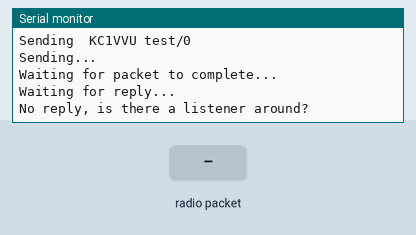
Recording of a sketch running on a simulated Arduino Uno, built with avr-gcc and run on an emulated ATmega328P. Shown: the last lines printed to the serial monitor. The test bench sets the inputs (shaded band). No radio packets arrive unless stated.

Above: at 1.3 s.
1.4 s: radio packet "1" arrives
At 4.1 s:
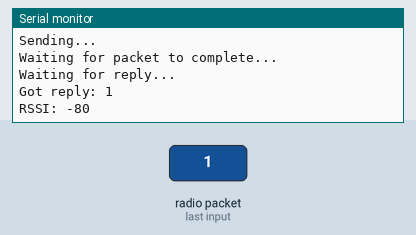
4.4 s: radio packet "0" arrives
At 5.8 s:
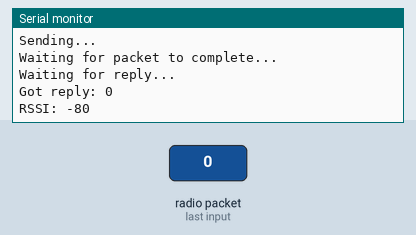
5.9 s: radio packet "2" arrives
At 8.2 s:
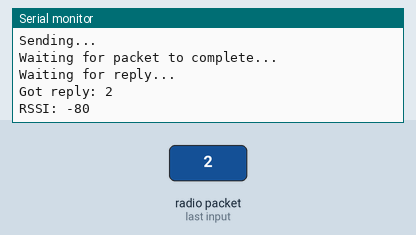
Timing chart, 0 to 9.7 s (numbered marks = the images above; inputs shaded):
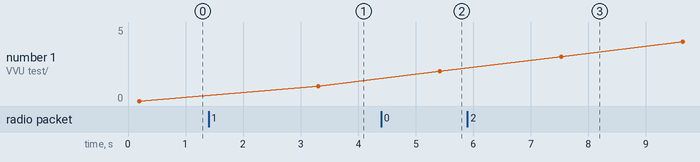

Measured:
- after the input at 1.4 s, the serial monitor: prints a new line after 2.0 s (image 1)
- after the input at 4.4 s, the serial monitor: prints a new line after 1.1 s (image 2)
- after the input at 5.9 s, the serial monitor: prints a new line after 1.7 s (image 3)
- plotted number 1: 2 → 5 after the input at 5.9 s

The sketch:

Ground.ino
```cpp
//TX Credit to adafruit
// LoRa 9x_TX
// -*- mode: C++ -*-
  // Example sketch showing how to create a simple messaging client (transmitter)
// reliability, so you should only use RH_RF95 if you do not need the higher
// level messaging abilities.
// It is designed to work with the other example LoRa9x_RX

#include <SPI.h>
#include <RH_RF95.h>
// #include <SD.h>

#define RFM95_CS 4
#define RFM95_RST 2
#define RFM95_INT 3
const int chipSelect = 5;
bool signal_received = 0;

// Change to 434.0 or other frequency, must match RX's freq!
#define RF95_FREQ 434.0

// Singleton instance of the radio driver
RH_RF95 rf95(RFM95_CS, RFM95_INT);

int Transmit_Counter = 1;

void setup()
{
  pinMode(RFM95_RST, OUTPUT);
  digitalWrite(RFM95_RST, HIGH);

  while (!Serial);
  Serial.begin(9600);
  delay(100);

  Serial.println("Arduino LoRa TX Test!");

  // manual reset
  digitalWrite(RFM95_RST, LOW);
  delay(10);
  digitalWrite(RFM95_RST, HIGH);
  delay(10);

  while (!rf95.init()) {
    Serial.println("LoRa radio init failed");
    while (1);
  }
  Serial.println("LoRa radio init OK!");

  // Defaults after init are 434.0MHz, modulation GFSK_Rb250Fd250, +13dbM
  if (!rf95.setFrequency(RF95_FREQ)) {
    Serial.println("setFrequency failed");
    while (1);
  }
  Serial.print("Set Freq to: "); Serial.println(RF95_FREQ);

  // Defaults after init are 434.0MHz, 13dBm, Bw = 125 kHz, Cr = 4/5, Sf = 128chips/symbol, CRC on

  // The default transmitter power is 13dBm, using PA_BOOST.
  // If you are using RFM95/96/97/98 modules which uses the PA_BOOST transmitter pin, then
  // you can set transmitter powers from 5 to 23 dBm:
  rf95.setTxPower(23, false);

  // Serial.print("Initializing SD card...");
  // // see if the card is present and can be initialized:
  // if (!SD.begin(chipSelect)) {
  //   Serial.println("Card failed, or not present");
  //   // don't do anything more:
  //   while (1)
  //     ;
  // }
  // Serial.println("card initialized.");
}

int16_t packetnum = 0;  // packet counter, we increment per xmission

void loop()
{
  Serial.println("Sending to rf95_server");
  // Send a message to rf95_server

  char radiopacket[20] = " KC1VVU test/      ";
  itoa(packetnum++, radiopacket+13, 10);
  Serial.print("Sending "); Serial.println(radiopacket);
  radiopacket[19] = 0;

  Serial.println("Sending..."); delay(10);
  rf95.send((uint8_t *)radiopacket, 20);

  Serial.println("Waiting for packet to complete..."); delay(10);
  rf95.waitPacketSent();
  // Now wait for a reply
  uint8_t buf[RH_RF95_MAX_MESSAGE_LEN];
  uint8_t len = sizeof(buf);

  Transmit_Counter++;

  // File dataFile = SD.open("datalog.txt", FILE_WRITE);
  Serial.println("Waiting for reply..."); delay(10);

  if (rf95.waitAvailableTimeout(1000))
  {
    // Should be a reply message for us now
    if (rf95.recv(buf, &len))
   {
      Serial.print("Got reply: ");
      Serial.println((char*)buf);
      Serial.print("RSSI: ");
      Serial.println(rf95.lastRssi(), DEC);
      // dataFile.print((char*)buf);
      // dataFile.print(", ");
      // dataFile.print(packetnum);
      // dataFile.print(", ");
      // dataFile.println(rf95.lastRssi(), DEC);
      // dataFile.close();
    }
    else
    {
      Serial.println("Receive failed");
    }
  }
  else
  {
    Serial.println("No reply, is there a listener around?");
  }
  delay(2000);
}
```
